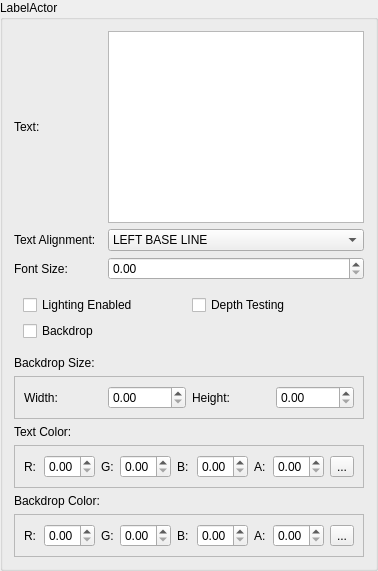
         <widget class="QGroupBox" name="labelActorGroupBox">
          <property name="title">
           <string>LabelActor</string>
          </property>
          <layout class="QGridLayout" name="gridLayout_30">
           <item row="0" column="0">
            <widget class="QLabel" name="label_101">
             <property name="text">
              <string>Text:</string>
             </property>
            </widget>
           </item>
           <item row="0" column="2">
            <widget class="QPlainTextEdit" name="labelActorTextEdit"/>
           </item>
           <item row="1" column="0">
            <widget class="QLabel" name="label_116">
             <property name="text">
              <string>Text Alignment:</string>
             </property>
            </widget>
           </item>
           <item row="1" column="2">
            <widget class="QComboBox" name="labelActorAlignmentCombo">
             <property name="currentIndex">
              <number>9</number>
             </property>
             <item>
              <property name="text">
               <string>LEFT TOP</string>
              </property>
             </item>
             <item>
              <property name="text">
               <string>LEFT CENTER</string>
              </property>
             </item>
             <item>
              <property name="text">
               <string>LEFT BOTTOM</string>
              </property>
             </item>
             <item>
              <property name="text">
               <string>CENTER TOP</string>
              </property>
             </item>
             <item>
              <property name="text">
               <string>CENTER CENTER</string>
              </property>
             </item>
             <item>
              <property name="text">
               <string>CENTER BOTTOM</string>
              </property>
             </item>
             <item>
              <property name="text">
               <string>RIGHT TOP</string>
              </property>
             </item>
             <item>
              <property name="text">
               <string>RIGHT CENTER</string>
              </property>
             </item>
             <item>
              <property name="text">
               <string>RIGHT BOTTOM</string>
              </property>
             </item>
             <item>
              <property name="text">
               <string>LEFT BASE LINE</string>
              </property>
             </item>
             <item>
              <property name="text">
               <string>CENTER BASE LINE</string>
              </property>
             </item>
             <item>
              <property name="text">
               <string>RIGHT BASE LINE</string>
              </property>
             </item>
             <item>
              <property name="text">
               <string>LEFT BOTTOM BASE LINE</string>
              </property>
             </item>
             <item>
              <property name="text">
               <string>CENTER BOTTOM BASE LINE</string>
              </property>
             </item>
             <item>
              <property name="text">
               <string>RIGHT BOTTOM BASE LINE</string>
              </property>
             </item>
            </widget>
           </item>
           <item row="2" column="0">
            <widget class="QLabel" name="label_113">
             <property name="text">
              <string>Font Size:</string>
             </property>
            </widget>
           </item>
           <item row="2" column="2">
            <widget class="QDoubleSpinBox" name="labelActorFontSizeEdit"/>
           </item>
           <item row="4" column="0" colspan="3">
            <widget class="QLabel" name="label_102">
             <property name="text">
              <string>Backdrop Size:</string>
             </property>
            </widget>
           </item>
           <item row="5" column="0" colspan="3">
            <widget class="QFrame" name="frame_14">
             <property name="frameShape">
              <enum>QFrame::StyledPanel</enum>
             </property>
             <property name="frameShadow">
              <enum>QFrame::Plain</enum>
             </property>
             <layout class="QGridLayout" name="gridLayout_31">
              <item row="0" column="0">
               <widget class="QLabel" name="label_105">
                <property name="text">
                 <string>Width:</string>
                </property>
               </widget>
              </item>
              <item row="0" column="1">
               <widget class="QDoubleSpinBox" name="labelActorBackdropWidthEdit"/>
              </item>
              <item row="0" column="2">
               <widget class="QLabel" name="label_108">
                <property name="text">
                 <string>Height:</string>
                </property>
               </widget>
              </item>
              <item row="0" column="3">
               <widget class="QDoubleSpinBox" name="labelActorBackdropHeightEdit"/>
              </item>
             </layout>
            </widget>
           </item>
           <item row="6" column="0" colspan="3">
            <widget class="QLabel" name="label_103">
             <property name="text">
              <string>Text Color:</string>
             </property>
            </widget>
           </item>
           <item row="7" column="0" colspan="3">
            <widget class="QFrame" name="frame_15">
             <property name="frameShape">
              <enum>QFrame::StyledPanel</enum>
             </property>
             <property name="frameShadow">
              <enum>QFrame::Plain</enum>
             </property>
             <layout class="QGridLayout" name="gridLayout_32">
              <item row="0" column="0">
               <widget class="QLabel" name="label_106">
                <property name="text">
                 <string>R:</string>
                </property>
               </widget>
              </item>
              <item row="0" column="1">
               <widget class="QDoubleSpinBox" name="labelActorTextRedEdit">
                <property name="maximum">
                 <double>1.000000000000000</double>
                </property>
                <property name="singleStep">
                 <double>0.100000000000000</double>
                </property>
               </widget>
              </item>
              <item row="0" column="2">
               <widget class="QLabel" name="label_109">
                <property name="text">
                 <string>G:</string>
                </property>
               </widget>
              </item>
              <item row="0" column="3">
               <widget class="QDoubleSpinBox" name="labelActorTextGreenEdit">
                <property name="maximum">
                 <double>1.000000000000000</double>
                </property>
                <property name="singleStep">
                 <double>0.100000000000000</double>
                </property>
               </widget>
              </item>
              <item row="0" column="4">
               <widget class="QLabel" name="label_110">
                <property name="text">
                 <string>B:</string>
                </property>
               </widget>
              </item>
              <item row="0" column="5">
               <widget class="QDoubleSpinBox" name="labelActorTextBlueEdit">
                <property name="maximum">
                 <double>1.000000000000000</double>
                </property>
                <property name="singleStep">
                 <double>0.100000000000000</double>
                </property>
               </widget>
              </item>
              <item row="0" column="8">
               <widget class="QToolButton" name="labelActorTextColorButton">
                <property name="text">
                 <string>...</string>
                </property>
               </widget>
              </item>
              <item row="0" column="6">
               <widget class="QLabel" name="label_114">
                <property name="text">
                 <string>A:</string>
                </property>
               </widget>
              </item>
              <item row="0" column="7">
               <widget class="QDoubleSpinBox" name="labelActorTextAlphaEdit">
                <property name="maximum">
                 <double>1.000000000000000</double>
                </property>
                <property name="singleStep">
                 <double>0.100000000000000</double>
                </property>
               </widget>
              </item>
             </layout>
            </widget>
           </item>
           <item row="8" column="0" colspan="3">
            <widget class="QLabel" name="label_104">
             <property name="text">
              <string>Backdrop Color:</string>
             </property>
            </widget>
           </item>
           <item row="9" column="0" colspan="3">
            <widget class="QFrame" name="frame_16">
             <property name="frameShape">
              <enum>QFrame::StyledPanel</enum>
             </property>
             <property name="frameShadow">
              <enum>QFrame::Plain</enum>
             </property>
             <layout class="QGridLayout" name="gridLayout_33">
              <item row="0" column="0">
               <widget class="QLabel" name="label_107">
                <property name="text">
                 <string>R:</string>
                </property>
               </widget>
              </item>
              <item row="0" column="1">
               <widget class="QDoubleSpinBox" name="labelActorBackdropRedEdit">
                <property name="maximum">
                 <double>1.000000000000000</double>
                </property>
                <property name="singleStep">
                 <double>0.100000000000000</double>
                </property>
               </widget>
              </item>
              <item row="0" column="2">
               <widget class="QLabel" name="label_111">
                <property name="text">
                 <string>G:</string>
                </property>
               </widget>
              </item>
              <item row="0" column="3">
               <widget class="QDoubleSpinBox" name="labelActorBackdropGreenEdit">
                <property name="maximum">
                 <double>1.000000000000000</double>
                </property>
                <property name="singleStep">
                 <double>0.100000000000000</double>
                </property>
               </widget>
              </item>
              <item row="0" column="4">
               <widget class="QLabel" name="label_112">
                <property name="text">
                 <string>B:</string>
                </property>
               </widget>
              </item>
              <item row="0" column="5">
               <widget class="QDoubleSpinBox" name="labelActorBackdropBlueEdit">
                <property name="maximum">
                 <double>1.000000000000000</double>
                </property>
                <property name="singleStep">
                 <double>0.100000000000000</double>
                </property>
               </widget>
              </item>
              <item row="0" column="8">
               <widget class="QToolButton" name="labelActorBackdropColorButton">
                <property name="text">
                 <string>...</string>
                </property>
               </widget>
              </item>
              <item row="0" column="6">
               <widget class="QLabel" name="label_115">
                <property name="text">
                 <string>A:</string>
                </property>
               </widget>
              </item>
              <item row="0" column="7">
               <widget class="QDoubleSpinBox" name="labelActorBackdropAlphaEdit">
                <property name="maximum">
                 <double>1.000000000000000</double>
                </property>
                <property name="singleStep">
                 <double>0.100000000000000</double>
                </property>
               </widget>
              </item>
             </layout>
            </widget>
           </item>
           <item row="3" column="0" colspan="3">
            <widget class="QWidget" name="widget_11" native="true">
             <layout class="QGridLayout" name="gridLayout_34">
              <item row="0" column="0">
               <widget class="QCheckBox" name="labelActorLightingToggle">
                <property name="text">
                 <string>Lighting Enabled</string>
                </property>
               </widget>
              </item>
              <item row="0" column="1">
               <widget class="QCheckBox" name="labelActorDepthToggle">
                <property name="text">
                 <string>Depth Testing</string>
                </property>
               </widget>
              </item>
              <item row="1" column="0">
               <widget class="QCheckBox" name="labelActorBackToggle">
                <property name="text">
                 <string>Backdrop</string>
                </property>
               </widget>
              </item>
             </layout>
            </widget>
           </item>
          </layout>
         </widget>
